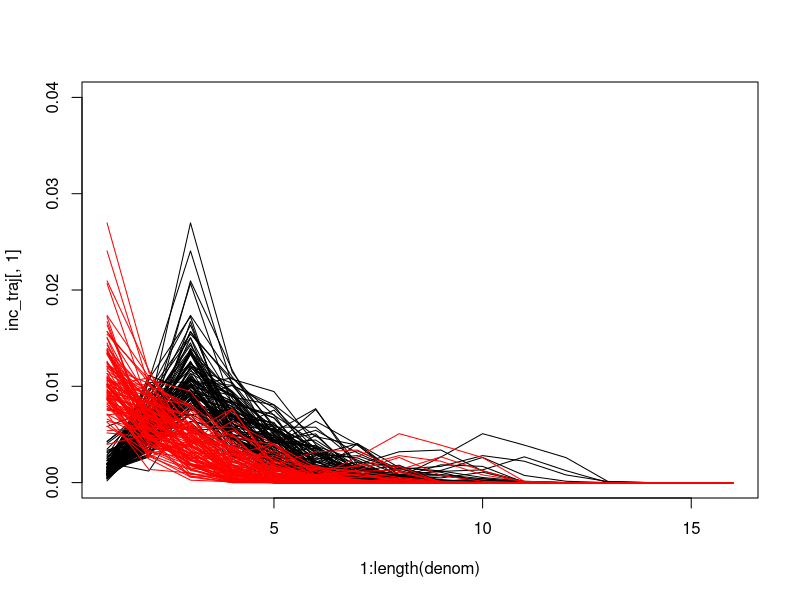
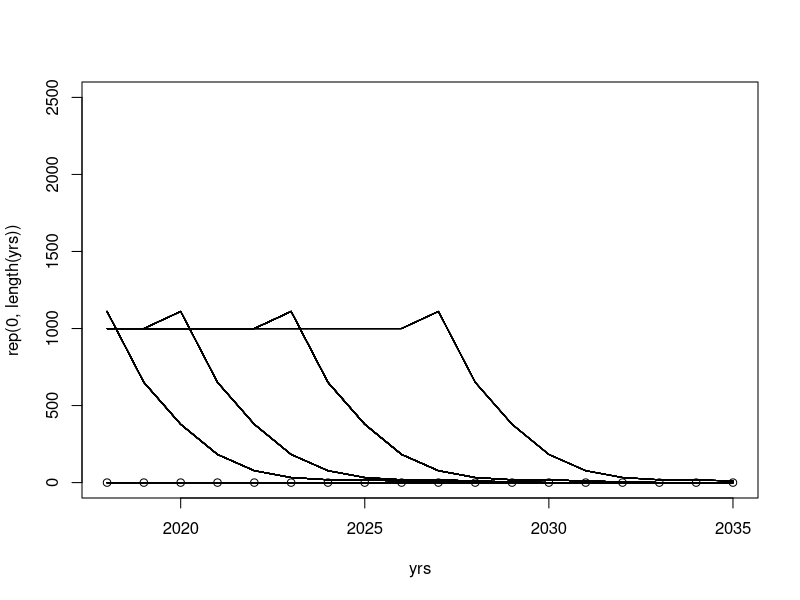
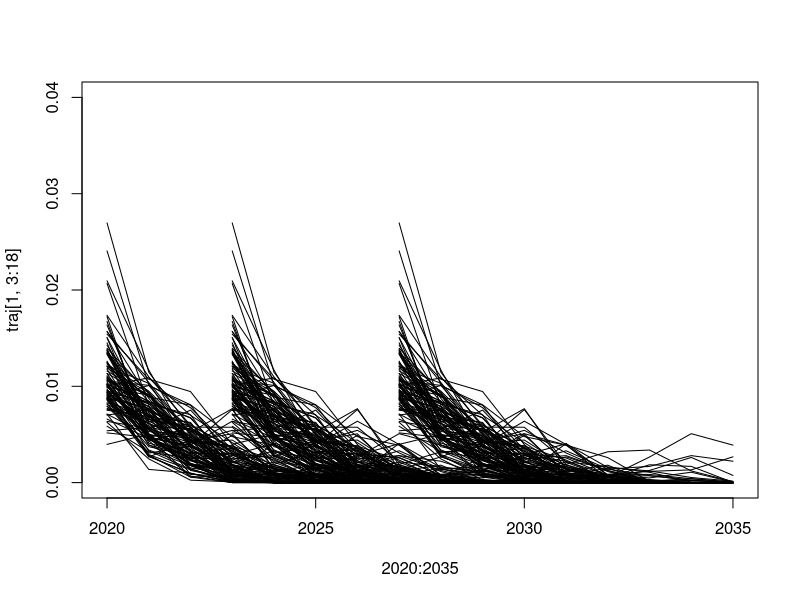

These charts were generated, in order, by the following R code:
################################################################################
#         2020-2070: Rabies elimination scenarios and dog population           #
# Use country population growth and dog pop data (output/prepped_data.csv from #
# ms5) with dynamic model trajectories (data/baseline_incidence_Gavi.csv &     #
# data/vax_obs_ts_gavi.csv) to get country-specific trajectories               #
# (output/rabies_traj.csv) by GBP phase                                        #
################################################################################

rm(list=ls())

# Full horizon
yrs = 2020:2070; length(yrs) # elimination traj from 2020 to 2070.

# 1. Import population data including business plan phases
country_data <- read.csv(file="output/prepped_data.csv", stringsAsFactors=T)
countries = country_data$country

# Dog rabies incidence - endemic and elimination trajectories
# baseline = read.csv("data/baseline_ts_Gavi.csv") # Transmission baseline, high (+5%), low (-5%)
endemic <- read.csv("data/baseline_incidence_Gavi_final.csv") # endemic <- read.csv("data/baseline_incidence.csv")
vax = read.csv("data/vax_obs_ts_gavi_norm.csv") # Vaccination timeseries

# Recalculate to annual cases
horizon = seq(1, nrow(vax), 12)
case_traj=rep(0, length(2020:2035))
cases_yr = matrix(0, nrow=length(case_traj), ncol=ncol(vax))

# VACCINATION - intermediate
for(j in 1:ncol(vax)){ # each run
  for(i in 1:length(horizon)){case_traj[i] = sum(vax[horizon[i]:(horizon[i]+11),j])}
  cases_yr[,j] <- case_traj
}

pop = 55827 # estimated dogs in 2012
lambda = 1.032173
denom = pop*lambda^(0:(nrow(cases_yr)-1))
inc_traj = cases_yr/denom

# Write to csv
write.csv(inc_traj, "output/incidence_trajectories.csv", row.names=FALSE)

control_traj = inc_traj[c(3:16,16,16),] # only start trajectory from the year of mass dog vax intro
elimination <- c(apply(control_traj, 1, mean), 0, 0)

plot(1:length(denom), inc_traj[,1], type="l", ylim=c(0,0.04))
for(i in 1:100){lines(1:length(denom), inc_traj[,i])}
for(i in 1:100){lines(1:length(denom), control_traj[,i], col="red")}

# Calculate HDR to generate predictions of dog pop from 2018 to 2070
HDR = as.numeric(gsub(",", "", country_data$pop2015))/country_data$total_dogs
y1 = grep("pop2018", names(country_data))
pop = country_data[, y1:(length(yrs)+y1+2-1)]
dogs = pop/HDR

# Replace column names - pop with dogpop
colnames(dogs) <- gsub(x = colnames(dogs), pattern = "\\pop", replacement = "dogpop")

# Append country name
dogs$country <- countries

# Write to csv
write.csv(dogs, file="output/dogs_pop_traj.csv", row.names=FALSE)

# Business plan phases
# Phase I - 2018-2020; Phase II - 2021-2025; Phase III - 2026-2030
yrs = 2018:2035
country_data$Business.Plan.Phase <- as.character(country_data$Business.Plan.Phase)
country_data$Business.Plan.Phase[which(is.na(country_data$Business.Plan.Phase))] <- 0

# Add countries in LAC that have good dog vaccination campaigns to phase 0 i.e. dog rabies incidence trajectories look good
country_data$Business.Plan.Phase[which(country_data$cluster=="americas" & country_data$Business.Plan.Phase=="II")] <- 0

I = which(country_data$Business.Plan.Phase=="I")
II = which(country_data$Business.Plan.Phase=="II")
III = which(country_data$Business.Plan.Phase=="III")

# Simulate incidence of rabid dog bites
# 1. choose the Business plan phase
phaseIa = match(2018:2019, yrs); phaseIb = match(2020:2035, yrs) # Progress starts in 2020
phaseIIa = match(2018:2022, yrs); phaseIIb = match(2023:2035, yrs) # Progress starts in 2023
phaseIIIa = match(2018:2026, yrs); phaseIIIb = match(2027:2035, yrs) # Progress starts in 2027
endgame = match(2018:(2018+10), yrs)

# RABID - create a matrix of incidence
rabid = matrix(endemic$inc, nrow=nrow(country_data), ncol=length(yrs)) # start off with endemic
rabid[which(country_data$endemic==0),]<-0 # set rabies free countries to zero

for(i in 1:length(countries)){
  if(country_data$Business.Plan.Phase[i] == "I"){rabid[i,phaseIb] <- elimination[1:length(phaseIb)]}
  if(country_data$Business.Plan.Phase[i] == "II"){rabid[i,phaseIIb] <- elimination[1:length(phaseIIb)]}
  if(country_data$Business.Plan.Phase[i] == "III"){rabid[i,phaseIIIb] <- elimination[1:length(phaseIIIb)]}
  if(country_data$Business.Plan.Phase[i] =="0" & country_data$endemic[i]==1) {
    rabid[i,] <- 0
    rabid[i,endgame] <- elimination[1:11]
    }
}
rabid <- as.data.frame(rabid)
names(rabid)=2018:2035

plot(yrs, rep(0, length(yrs)), ylim=c(0,2500))
for(i in 1:length(countries)){lines(yrs, rabid[i,1:length(yrs)]*100000)}
rabid$country=country_data$country

# Create a matrix of incidence for different phases
trajI = trajII = trajIII = traj0 = as.data.frame(matrix(NA, nrow=100, ncol=length(yrs))) # start off with endemic
names(trajI) = names(trajII) = names(trajIII) = names(traj0) = yrs
trajI[, phaseIb] = t(control_traj[1:length(phaseIb),])
trajII[, phaseIIb] = t(control_traj[1:length(phaseIIb),])
trajIII[, phaseIIIb] = t(control_traj[1:length(phaseIIIb),])
traj0[,endgame] <- t(control_traj[1:11,]); traj0[,which(is.na(traj0[1,]))] <- 0
trajI$phase = "I"
trajII$phase = "II"
trajIII$phase = "III"
traj0$phase = "0"
traj = rbind(trajI, trajII, trajIII, traj0)

# Write to csv
write.csv(traj, file="output/rabies_traj.csv", row.names=FALSE)

# Plot to check
plot(2020:2035, traj[1,3:18], type="l", ylim=c(0,0.04))
for(i in 1:300){lines(2020:2035, traj[i,3:18])}

# Create rabid dog bites from rabies incidence
y1 = "2020"; yN = "2035"
rabid_dog_bites = 0.38 # Bites per rabid dog
RD = dogs[,grep(y1, names(dogs)):grep(yN, names(dogs))]*rabid[,grep(y1, names(rabid)):grep(yN, names(rabid))]
RDB = RD * rabid_dog_bites
RDB$country=country_data$country

# Write to csv
write.csv(RDB, file="output/rabid_dog_bites_2020_2035.csv", row.names=FALSE)
